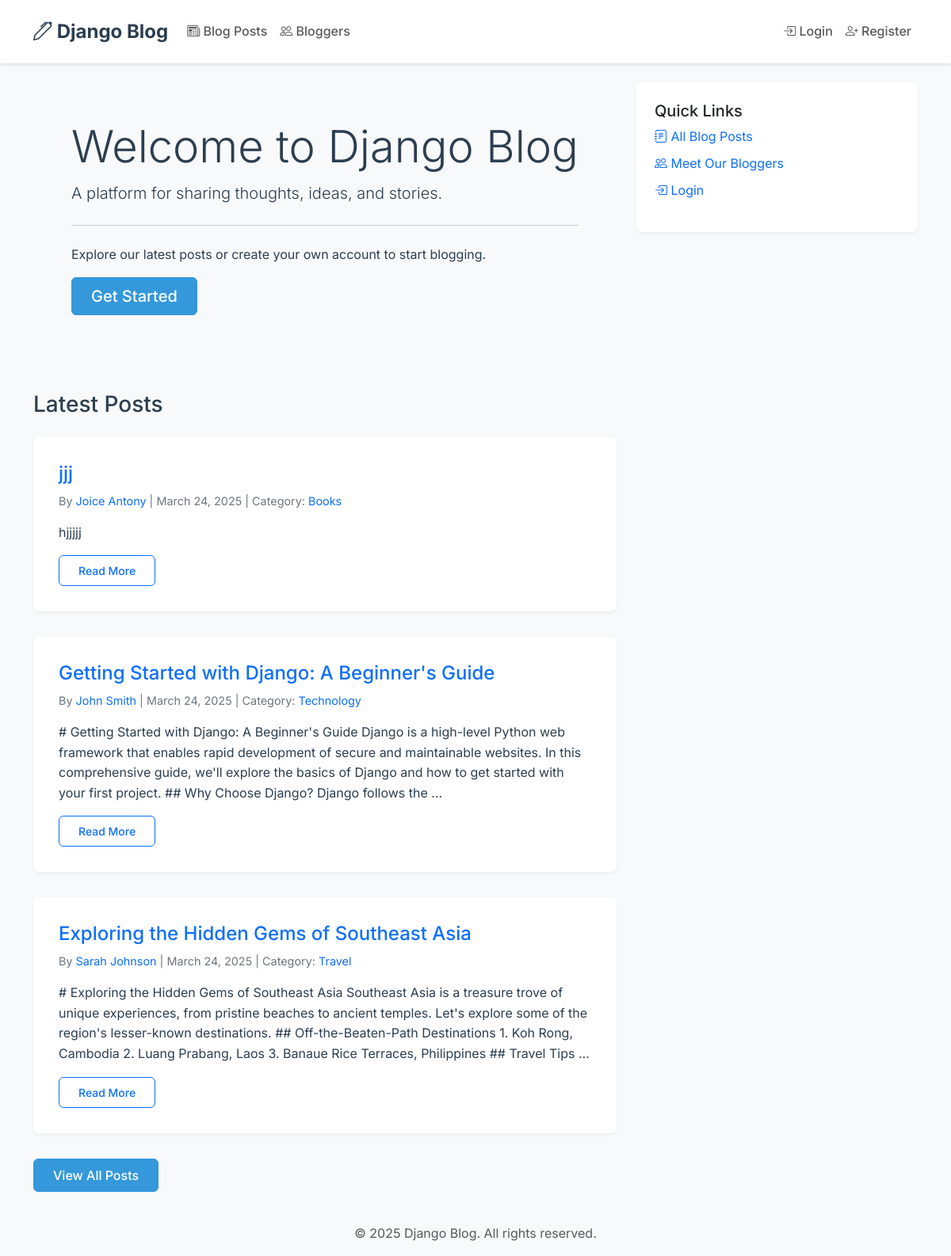
Screenshot of /blog/ with the database file from the repository.
### blog/models.py (models this page shows, shortened)
class BlogPost(models.Model):
    title = models.CharField(max_length=200)
    slug = models.SlugField(unique=True)
    content = models.TextField()
    author = models.ForeignKey(Blogger, on_delete=models.CASCADE, related_name='posts')
    category = models.ForeignKey(Category, on_delete=models.CASCADE, related_name='posts')
    tags = models.ManyToManyField(Tag, related_name='posts')
    status = models.CharField(max_length=10, choices=[
        ('draft', 'Draft'),
        ('published', 'Published')
    ], default='draft')
    created_at = models.DateTimeField(auto_now_add=True)
    updated_at = models.DateTimeField(auto_now=True)

class Blogger(models.Model):
    user = models.OneToOneField(User, on_delete=models.CASCADE)
    bio = models.TextField(help_text="Enter your biographical information")
    profile_picture = models.ImageField(upload_to='blogger_profiles/', blank=True, null=True)
    website = models.URLField(blank=True)
    twitter_handle = models.CharField(max_length=50, blank=True, help_text="Your Twitter handle without @")
    linkedin_profile = models.URLField(blank=True, help_text="Your LinkedIn profile URL")
    github_profile = models.URLField(blank=True, help_text="Your GitHub profile URL")
    instagram_handle = models.CharField(max_length=50, blank=True, help_text="Your Instagram handle without @")
    created_at = models.DateTimeField(auto_now_add=True)
    def __str__(self):
        return f"{self.user.get_full_name() or self.user.username}"

class Category(models.Model):
    name = models.CharField(max_length=100)
    slug = models.SlugField(unique=True)
    description = models.TextField(blank=True)
    class Meta:
        verbose_name_plural = 'categories'
        ordering = ['name']

### blog/views.py (the view)
# urls.py: path('', views.index, name='index'),
def index(request):
    latest_posts = BlogPost.objects.filter(status='published').select_related('author', 'category')[:3]
    return render(request, 'blog/index.html', {'latest_posts': latest_posts})

### templates/blog/index.html (shortened to what this page needs)
{% extends 'base.html' %}
{% block content %}
<div class="row">
    <div class="col-md-8">
        <div class="jumbotron bg-light p-5 rounded">
            <h1 class="display-4">Welcome to Django Blog</h1>
            <p class="lead">A platform for sharing thoughts, ideas, and stories.</p>
            <hr class="my-4">
            <p>Explore our latest posts or create your own account to start blogging.</p>
            {% if not user.is_authenticated %}
                <a class="btn btn-primary btn-lg" href="{% url 'login' %}" role="button">Get Started</a>
            {% endif %}
        </div>
        {% if latest_posts %}
            <h2 class="h3 mt-5 mb-4">Latest Posts</h2>
            {% for post in latest_posts %}
                <article class="blog-post">
                    <h3 class="h4">
                        <a href="{% url 'blog:blog-detail' post.slug %}" class="text-decoration-none">
                            {{ post.title }}
                        </a>
                    </h3>
                    <div class="blog-meta">
                        By <a href="{% url 'blog:blogger-detail' post.author.pk %}" class="text-decoration-none">
                            {{ post.author }}
                        </a> |
                        {{ post.created_at|date:"F j, Y" }} |
                        Category: <a href="{% url 'blog:blog-list' %}?category={{ post.category.slug }}" class="text-decoration-none">
                            {{ post.category.name }}
                        </a>
                    </div>
                    <p class="mt-2">{{ post.content|truncatewords:50 }}</p>
                    <a href="{% url 'blog:blog-detail' post.slug %}" class="btn btn-sm btn-outline-primary">
                        Read More
                    </a>
                </article>
            {% endfor %}
            <div class="mt-4">
                <a href="{% url 'blog:blog-list' %}" class="btn btn-primary">View All Posts</a>
            </div>
        {% else %}
            <div class="alert alert-info mt-5">
                <p class="mb-0">No blog posts available yet. Check back soon!</p>
            </div>
        {% endif %}
    </div>
    <div class="col-md-4">
        <div class="card">
            <div class="card-body">
                <h5 class="card-title">Quick Links</h5>
                <ul class="list-unstyled">
                    <li class="mb-2">
                        <a href="{% url 'blog:blog-list' %}" class="text-decoration-none">
                            <i class="bi bi-journal-text"></i> All Blog Posts
                        </a>
                    </li>
                    <li class="mb-2">
                        <a href="{% url 'blog:blogger-list' %}" class="text-decoration-none">
                            <i class="bi bi-people"></i> Meet Our Bloggers
                        </a>
                    </li>
                    {% if user.is_authenticated %}
                        <li class="mb-2">
                            <a href="{% url 'logout' %}" class="text-decoration-none">
                                <i class="bi bi-box-arrow-right"></i> Logout
                            </a>
                        </li>
                    {% else %}
                        <li class="mb-2">
                            <a href="{% url 'login' %}" class="text-decoration-none">
                                <i class="bi bi-box-arrow-in-right"></i> Login
                            </a>
                        </li>
                    {% endif %}
                </ul>
            </div>
        </div>
    </div>
</div>
{% endblock %}

### templates/base.html (shortened to what this page needs)
{% load static %}
<!DOCTYPE html>
<html lang="en">
<head>
    <link href="https://cdn.jsdelivr.net/npm/bootstrap@5.3.0/dist/css/bootstrap.min.css" rel="stylesheet">
    <link rel="stylesheet" href="https://cdn.jsdelivr.net/npm/bootstrap-icons@1.7.2/font/bootstrap-icons.css">
    <link rel="stylesheet" href="{% static 'css/style.css' %}">
</head>
<body>
    <nav class="navbar navbar-expand-lg navbar-light sticky-top">
        <div class="container">
            <a class="navbar-brand" href="{% url 'blog:index' %}">
                <i class="bi bi-pen"></i> Django Blog
            </a>
            <div class="collapse navbar-collapse" id="navbarNav">
                <ul class="navbar-nav me-auto">
                    <li class="nav-item">
                        <a class="nav-link {% if request.resolver_match.url_name == 'blog-list' %}active{% endif %}"
                           href="{% url 'blog:blog-list' %}">
                            <i class="bi bi-newspaper"></i> Blog Posts
                        </a>
                    </li>
                    <li class="nav-item">
                        <a class="nav-link {% if request.resolver_match.url_name == 'blogger-list' %}active{% endif %}"
                           href="{% url 'blog:blogger-list' %}">
                            <i class="bi bi-people"></i> Bloggers
                        </a>
                    </li>
                </ul>
                <ul class="navbar-nav">
                    {% if user.is_authenticated %}
                        <li class="nav-item dropdown">
                            <a class="nav-link dropdown-toggle" href="#" id="navbarDropdown" role="button"
                               data-bs-toggle="dropdown">
                                <i class="bi bi-person-circle"></i> {{ user.username }}
                            </a>
                            <ul class="dropdown-menu dropdown-menu-end">
                                <li>
                                    <a class="dropdown-item" href="{% url 'blog:blogger-detail' user.blogger.pk %}">
                                        <i class="bi bi-person"></i> Profile
                                    </a>
                                </li>
                                <li><hr class="dropdown-divider"></li>
                                <li>
                                    <a class="dropdown-item" href="{% url 'logout' %}">
                                        <i class="bi bi-box-arrow-right"></i> Logout
                                    </a>
                                </li>
                            </ul>
                        </li>
                    {% else %}
                        <li class="nav-item">
                            <a class="nav-link" href="{% url 'login' %}">
                                <i class="bi bi-box-arrow-in-right"></i> Login
                            </a>
                        </li>
                        <li class="nav-item">
                            <a class="nav-link" href="{% url 'blog:register' %}">
                                <i class="bi bi-person-plus"></i> Register
                            </a>
                        </li>
                    {% endif %}
                </ul>
            </div>
        </div>
    </nav>
    <main class="container py-4">
        {% block content %}{% endblock %}
    </main>
    <footer class="footer mt-auto py-3 bg-light">
        <div class="container text-center">
            <span class="text-muted">© {% now "Y" %} Django Blog. All rights reserved.</span>
        </div>
    </footer>
</body>
</html>

### static/css/style.css (style rules this page uses)
:root { --primary-color: #2c3e50; --secondary-color: #3498db; --accent-color: #e74c3c; --text-color: #2c3e50; --light-gray: #f8f9fa; --border-color: #e9ecef; }
body { font-family: 'Inter', -apple-system, BlinkMacSystemFont, sans-serif; color: var(--text-color); line-height: 1.6; background-color: #f8f9fa; min-height: 100vh; display: flex; flex-direction: column; }
main { flex: 1; }
.navbar { box-shadow: 0 2px 4px rgba(0,0,0,0.1); background-color: white; padding: 1rem 0; }
.navbar-brand { font-weight: 700; font-size: 1.5rem; color: var(--primary-color); }
.nav-link { font-weight: 500; transition: color 0.3s ease; }
.card { border: none; box-shadow: 0 2px 4px rgba(0,0,0,0.05); transition: transform 0.3s ease, box-shadow 0.3s ease; border-radius: 8px; }
.card-body { padding: 1.5rem; }
.blog-post { background: white; padding: 2rem; margin-bottom: 2rem; border-radius: 8px; box-shadow: 0 2px 4px rgba(0,0,0,0.05); }
.blog-meta { color: #6c757d; font-size: 0.9rem; margin-bottom: 1rem; }
.btn { padding: 0.5rem 1.5rem; font-weight: 500; border-radius: 6px; transition: all 0.3s ease; }
.btn-primary { background-color: var(--secondary-color); border-color: var(--secondary-color); }
.blog-post { animation: fadeIn 0.5s ease-out; }

### rows the page displays
BlogPost: title "jjj", author "Joice Antony", created_at "March 24, 2025", category.name "Books", content "hjjjjj"
BlogPost: title "Getting Started with Django: A Beginner's Guide", author "John Smith", created_at "March 24, 2025", category.name "Technology", content "# Getting Started with Django: A Beginner's Guide Django is a high-level Python web framework that enables rapid development of secure and maintainable websites. In this comprehensive guide, we'll explore the basics of Django and how to get started with your first project. ## Why Choose Django? Django follows the …"
BlogPost: title "Exploring the Hidden Gems of Southeast Asia", author "Sarah Johnson", created_at "March 24, 2025", category.name "Travel", content "# Exploring the Hidden Gems of Southeast Asia Southeast Asia is a treasure trove of unique experiences, from pristine beaches to ancient temples. Let's explore some of the region's lesser-known destinations. ## Off-the-Beaten-Path Destinations 1. Koh Rong, Cambodia 2. Luang Prabang, Laos 3. Banaue Rice Terraces, Philippines ## Travel Tips …"
